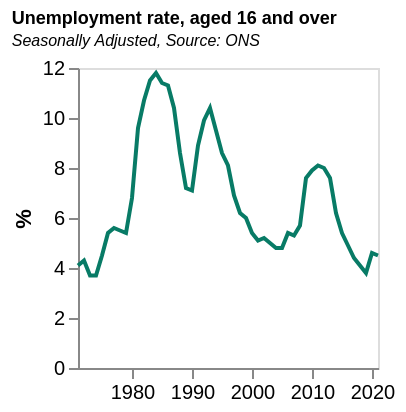

Write a Vega-Lite specification for this figure.
### Vega-Lite specification from a JSON file in a GitHub repository (floating-point values rounded to 4 significant figures)
{"$schema": "https://vega.github.io/schema/vega-lite/v5.json", "data": {"values": [{"date": "1971", "label": "1971", "month": "", "quarter": "", "sourceDataset": "LMS", "updateDate": "2015-10-13T23:00:00.000Z", "value": "4.1", "year": "1971"}, {"date": "1972", "label": "1972", "month": "", "quarter": "", "sourceDataset": "LMS", "updateDate": "2015-10-13T23:00:00.000Z", "value": "4.3", "year": "1972"}, {"date": "1973", "label": "1973", "month": "", "quarter": "", "sourceDataset": "LMS", "updateDate": "2015-10-13T23:00:00.000Z", "value": "3.7", "year": "1973"}, {"date": "1974", "label": "1974", "month": "", "quarter": "", "sourceDataset": "LMS", "updateDate": "2015-10-13T23:00:00.000Z", "value": "3.7", "year": "1974"}, {"date": "1975", "label": "1975", "month": "", "quarter": "", "sourceDataset": "LMS", "updateDate": "2015-10-13T23:00:00.000Z", "value": "4.5", "year": "1975"}, {"date": "1976", "label": "1976", "month": "", "quarter": "", "sourceDataset": "LMS", "updateDate": "2015-10-13T23:00:00.000Z", "value": "5.4", "year": "1976"}, {"date": "1977", "label": "1977", "month": "", "quarter": "", "sourceDataset": "LMS", "updateDate": "2015-10-13T23:00:00.000Z", "value": "5.6", "year": "1977"}, {"date": "1978", "label": "1978", "month": "", "quarter": "", "sourceDataset": "LMS", "updateDate": "2015-10-13T23:00:00.000Z", "value": "5.5", "year": "1978"}, {"date": "1979", "label": "1979", "month": "", "quarter": "", "sourceDataset": "LMS", "updateDate": "2015-10-13T23:00:00.000Z", "value": "5.4", "year": "1979"}, {"date": "1980", "label": "1980", "month": "", "quarter": "", "sourceDataset": "LMS", "updateDate": "2015-10-13T23:00:00.000Z", "value": "6.8", "year": "1980"}, {"date": "1981", "label": "1981", "month": "", "quarter": "", "sourceDataset": "LMS", "updateDate": "2015-10-13T23:00:00.000Z", "value": "9.6", "year": "1981"}, {"date": "1982", "label": "1982", "month": "", "quarter": "", "sourceDataset": "LMS", "updateDate": "2015-10-13T23:00:00.000Z", "value": "10.7", "year": "1982"}, {"date": "1983", "label": "1983", "month": "", "quarter": "", "sourceDataset": "LMS", "updateDate": "2015-10-13T23:00:00.000Z", "value": "11.5", "year": "1983"}, {"date": "1984", "label": "1984", "month": "", "quarter": "", "sourceDataset": "LMS", "updateDate": "2015-10-13T23:00:00.000Z", "value": "11.8", "year": "1984"}, {"date": "1985", "label": "1985", "month": "", "quarter": "", "sourceDataset": "LMS", "updateDate": "2015-10-13T23:00:00.000Z", "value": "11.4", "year": "1985"}, {"date": "1986", "label": "1986", "month": "", "quarter": "", "sourceDataset": "LMS", "updateDate": "2015-10-13T23:00:00.000Z", "value": "11.3", "year": "1986"}, {"date": "1987", "label": "1987", "month": "", "quarter": "", "sourceDataset": "LMS", "updateDate": "2015-10-13T23:00:00.000Z", "value": "10.4", "year": "1987"}, {"date": "1988", "label": "1988", "month": "", "quarter": "", "sourceDataset": "LMS", "updateDate": "2015-10-13T23:00:00.000Z", "value": "8.6", "year": "1988"}, {"date": "1989", "label": "1989", "month": "", "quarter": "", "sourceDataset": "LMS", "updateDate": "2015-10-13T23:00:00.000Z", "value": "7.2", "year": "1989"}, {"date": "1990", "label": "1990", "month": "", "quarter": "", "sourceDataset": "LMS", "updateDate": "2015-10-13T23:00:00.000Z", "value": "7.1", "year": "1990"}, {"date": "1991", "label": "1991", "month": "", "quarter": "", "sourceDataset": "LMS", "updateDate": "2015-10-13T23:00:00.000Z", "value": "8.9", "year": "1991"}, {"date": "1992", "label": "1992", "month": "", "quarter": "", "sourceDataset": "LMS", "updateDate": "2015-10-13T23:00:00.000Z", "value": "9.9", "year": "1992"}, {"date": "1993", "label": "1993", "month": "", "quarter": "", "sourceDataset": "LMS", "updateDate": "2015-10-13T23:00:00.000Z", "value": "10.4", "year": "1993"}, {"date": "1994", "label": "1994", "month": "", "quarter": "", "sourceDataset": "LMS", "updateDate": "2015-10-13T23:00:00.000Z", "value": "9.5", "year": "1994"}, {"date": "1995", "label": "1995", "month": "", "quarter": "", "sourceDataset": "LMS", "updateDate": "2015-10-13T23:00:00.000Z", "value": "8.6", "year": "1995"}, {"date": "1996", "label": "1996", "month": "", "quarter": "", "sourceDataset": "LMS", "updateDate": "2015-10-13T23:00:00.000Z", "value": "8.1", "year": "1996"}, {"date": "1997", "label": "1997", "month": "", "quarter": "", "sourceDataset": "LMS", "updateDate": "2015-10-13T23:00:00.000Z", "value": "6.9", "year": "1997"}, {"date": "1998", "label": "1998", "month": "", "quarter": "", "sourceDataset": "LMS", "updateDate": "2015-10-13T23:00:00.000Z", "value": "6.2", "year": "1998"}, {"date": "1999", "label": "1999", "month": "", "quarter": "", "sourceDataset": "LMS", "updateDate": "2015-10-13T23:00:00.000Z", "value": "6.0", "year": "1999"}, {"date": "2000", "label": "2000", "month": "", "quarter": "", "sourceDataset": "LMS", "updateDate": "2015-10-13T23:00:00.000Z", "value": "5.4", "year": "2000"}, {"date": "2001", "label": "2001", "month": "", "quarter": "", "sourceDataset": "LMS", "updateDate": "2015-10-13T23:00:00.000Z", "value": "5.1", "year": "2001"}, {"date": "2002", "label": "2002", "month": "", "quarter": "", "sourceDataset": "LMS", "updateDate": "2015-10-13T23:00:00.000Z", "value": "5.2", "year": "2002"}, {"date": "2003", "label": "2003", "month": "", "quarter": "", "sourceDataset": "LMS", "updateDate": "2015-10-13T23:00:00.000Z", "value": "5.0", "year": "2003"}, {"date": "2004", "label": "2004", "month": "", "quarter": "", "sourceDataset": "LMS", "updateDate": "2015-10-13T23:00:00.000Z", "value": "4.8", "year": "2004"}, {"date": "2005", "label": "2005", "month": "", "quarter": "", "sourceDataset": "LMS", "updateDate": "2015-10-13T23:00:00.000Z", "value": "4.8", "year": "2005"}, {"date": "2006", "label": "2006", "month": "", "quarter": "", "sourceDataset": "LMS", "updateDate": "2015-10-13T23:00:00.000Z", "value": "5.4", "year": "2006"}, {"date": "2007", "label": "2007", "month": "", "quarter": "", "sourceDataset": "LMS", "updateDate": "2015-10-13T23:00:00.000Z", "value": "5.3", "year": "2007"}, {"date": "2008", "label": "2008", "month": "", "quarter": "", "sourceDataset": "LMS", "updateDate": "2015-10-13T23:00:00.000Z", "value": "5.7", "year": "2008"}, {"date": "2009", "label": "2009", "month": "", "quarter": "", "sourceDataset": "LMS", "updateDate": "2015-10-13T23:00:00.000Z", "value": "7.6", "year": "2009"}, {"date": "2010", "label": "2010", "month": "", "quarter": "", "sourceDataset": "LMS", "updateDate": "2015-10-13T23:00:00.000Z", "value": "7.9", "year": "2010"}, {"date": "2011", "label": "2011", "month": "", "quarter": "", "sourceDataset": "LMS", "updateDate": "2015-10-13T23:00:00.000Z", "value": "8.1", "year": "2011"}, {"date": "2012", "label": "2012", "month": "", "quarter": "", "sourceDataset": "LMS", "updateDate": "2015-10-13T23:00:00.000Z", "value": "8.0", "year": "2012"}, {"date": "2013", "label": "2013", "month": "", "quarter": "", "sourceDataset": "LMS", "updateDate": "2015-10-13T23:00:00.000Z", "value": "7.6", "year": "2013"}, {"date": "2014", "label": "2014", "month": "", "quarter": "", "sourceDataset": "LMS", "updateDate": "2015-10-13T23:00:00.000Z", "value": "6.2", "year": "2014"}, {"date": "2015", "label": "2015", "month": "", "quarter": "", "sourceDataset": "LMS", "updateDate": "2016-03-16T09:30:00.000Z", "value": "5.4", "year": "2015"}, {"date": "2016", "label": "2016", "month": "", "quarter": "", "sourceDataset": "LMS", "updateDate": "2017-02-15T00:00:00.000Z", "value": "4.9", "year": "2016"}, {"date": "2017", "label": "2017", "month": "", "quarter": "", "sourceDataset": "LMS", "updateDate": "2018-02-21T00:00:00.000Z", "value": "4.4", "year": "2017"}, {"date": "2018", "label": "2018", "month": "", "quarter": "", "sourceDataset": "LMS", "updateDate": "2019-02-19T00:00:00.000Z", "value": "4.1", "year": "2018"}, {"date": "2019", "label": "2019", "month": "", "quarter": "", "sourceDataset": "LMS", "updateDate": "2020-02-18T00:00:00.000Z", "value": "3.8", "year": "2019"}, {"date": "2020", "label": "2020", "month": "", "quarter": "", "sourceDataset": "LMS", "updateDate": "2022-08-15T23:00:00.000Z", "value": "4.6", "year": "2020"}, {"date": "2021", "label": "2021", "month": "", "quarter": "", "sourceDataset": "LMS", "updateDate": "2022-02-15T00:00:00.000Z", "value": "4.5", "year": "2021"}], "format": {"parse": {"date": "date"}}}, "title": {"text": "Unemployment rate, aged 16 and over", "fontSize": 9, "subtitle": "Seasonally Adjusted, Source: ONS", "subtitleFontStyle": "italic", "subtitleFontSize": 8, "anchor": "start", "color": "black"}, "width": 150, "height": 150, "mark": {"type": "line", "color": "rgb(8,123,102"}, "encoding": {"x": {"field": "date", "type": "temporal", "axis": {"grid": false}, "title": ""}, "y": {"field": "value", "type": "quantitative", "axis": {"grid": false}, "title": "%"}}}
